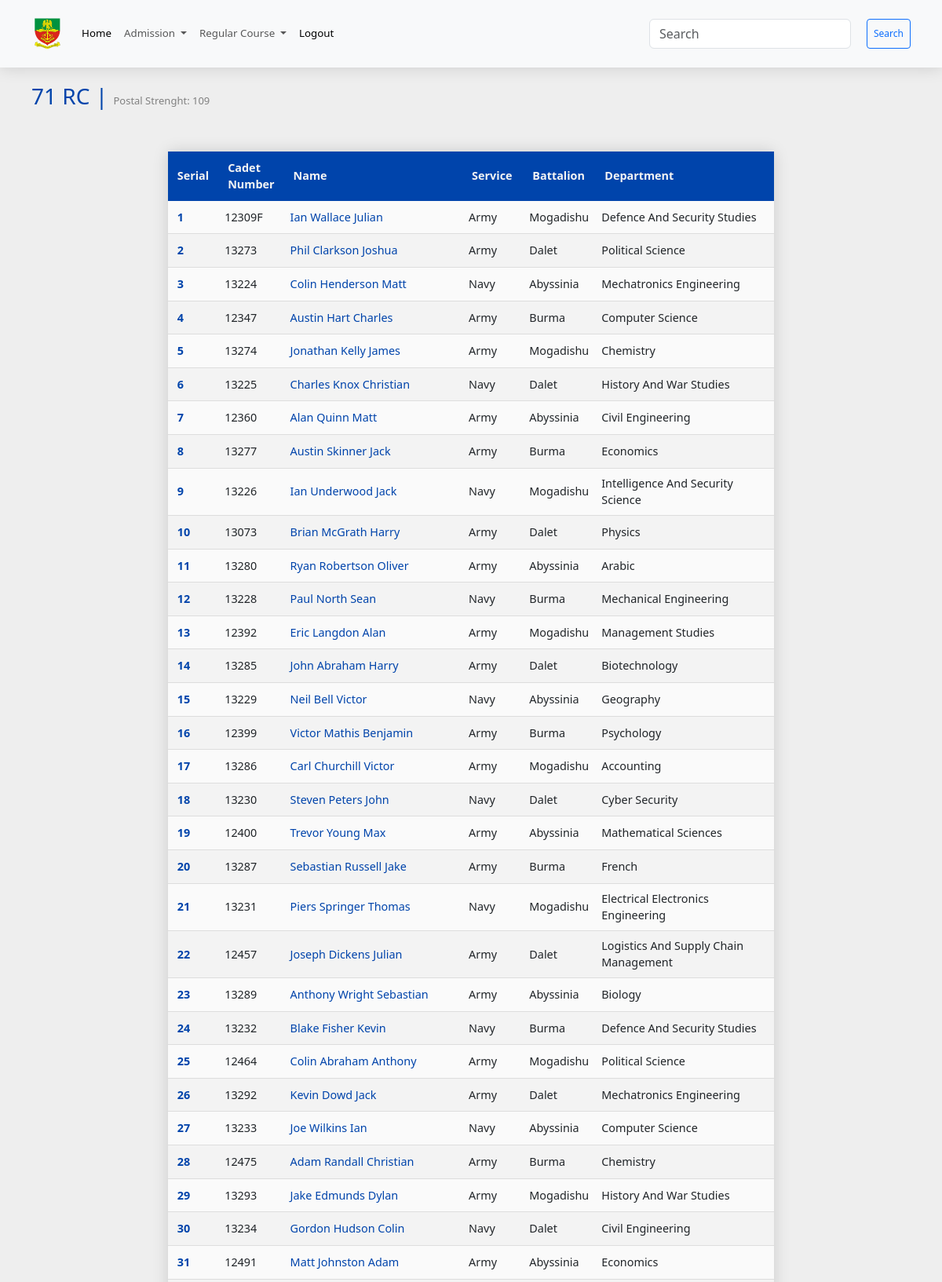
Page /course/1 (signed in, upper part) on the committed database.
### models.py (models this page shows, shortened)
class RegularCourse(db.Model):
    __tablename__="regular_courses"
    id = Column("id", Integer, primary_key=True)
    course_no = Column("course_no", Integer, nullable=False)
    cadet = relationship('Cadet', back_populates='regular_course')

class Cadet(db.Model):
    __tablename__= "cadets"
    id = Column("id", Integer, primary_key=True, autoincrement=True)
    cadet_no = Column("cadet_no", String, unique=True, nullable=False)
    first_name = Column("first_name", String, nullable=False)
    middle_name = Column("middle_name", String, nullable=True)
    last_name = Column("last_name", String, nullable=False)
    religion = Column("religion", String, nullable=False)
    state = Column("state", String, nullable=False)
    lga = Column("lga", String, nullable=False)
    date_of_enlistment = Column("date_of_enlistment", String, nullable=False)
    date_of_birth = Column("date_of_birth", String, nullable=False)
    department_id = Column('department_id', ForeignKey('departments.id'), nullable=False)
    department = relationship('Department', back_populates='cadets')
    bn_id = Column("bn_id", ForeignKey('battalions.id'), nullable=False)
    bn = relationship('Battalion', back_populates='cadet')
    gender_id = Column("gender_id", ForeignKey('genders.id'), nullable=False)
    gender = relationship('Gender', back_populates='cadet')
    service_id = Column("service_id", ForeignKey('services.id'), nullable=False)
    service = relationship('Service', back_populates='cadet')
    regular_id = Column("regular_id", ForeignKey('regular_courses.id'), nullable=False)
    regular_course = relationship('RegularCourse', back_populates='cadet')
    medical = relationship('Medical', back_populates='cadet')
    admission_count = Column("admission_count", Integer, nullable=False, default=0)
    admission_date = Column(Date, nullable=True)  # New field for admission date
    scores = relationship("Score", back_populates='cadet', uselist=False)
    service_scores = relationship("ServiceScore", back_populates='cadet', uselist=False)
    courses = relationship("Course", back_populates="cadet")
    profile_picture = relationship('ProfilePicture', back_populates='cadet')

class Service(db.Model):
    __tablename__="services"
    id = Column('id', Integer, primary_key=True)
    service_type = Column('service_type', String, nullable=False)
    service_subjects = relationship('ServiceSubject', back_populates='service')
    cadet = relationship('Cadet', back_populates='service')

class Battalion(db.Model):
    __tablename__="battalions"
    id = Column("id", Integer, primary_key=True, autoincrement=True)
    bn = Column("bn", String, nullable=False)
    cadet = relationship('Cadet', back_populates='bn')

class Department(db.Model):
    __tablename__="departments"
    id = Column("id", Integer, primary_key=True)
    department_name = Column("department_name", String, nullable=False)
    faculty_id = Column("faculty_id", ForeignKey('faculties.id'), nullable=False)
    faculty = relationship('Faculty', back_populates='departments')
    cadets = relationship('Cadet', back_populates='department')
    courses = relationship('Course', back_populates='department')

### main.py (the view)
@app.route("/course/<int:id>", methods=["GET"])
@login_required
def select_course(id):
    search_form = SearchForm()
    page = request.args.get("page", 1, type=int)
    per_page = 20
    course_cadets = session.query(Cadet).filter(Cadet.regular_id == id).all()
    course_no = session.query(RegularCourse).filter(RegularCourse.id == id).first()
    start = (page - 1) * per_page
    end = start + per_page
    paginated_cadets = course_cadets[start:end]
    course = session.query(RegularCourse).all()
    course_dict = {}
    for course_object in course:
        key = course_object.id
        cse_count = session.query(Cadet).filter(Cadet.regular_id == key).count()
        course_dict[key] = [course_object.course_no, cse_count]
    course_cadets_count = session.query(Cadet).filter(Cadet.regular_id == id).count()
    mog_cdts_count = session.query(Cadet).filter(Cadet.bn_id == 1, Cadet.regular_id == id).count()
    dal_cdts_count = session.query(Cadet).filter(Cadet.bn_id == 2, Cadet.regular_id == id).count()
    aby_cdts_count = session.query(Cadet).filter(Cadet.bn_id == 3, Cadet.regular_id == id).count()
    bur_cdts_count = session.query(Cadet).filter(Cadet.bn_id == 4, Cadet.regular_id == id).count()
    army_cdts_count = session.query(Cadet).filter(Cadet.service_id == 1, Cadet.regular_id == id).count()
    mog_army_cdts_count = session.query(Cadet).filter(Cadet.service_id == 1, Cadet.bn_id == 1, Cadet.regular_id == id).count()
    dal_army_cdts_count = session.query(Cadet).filter(Cadet.service_id == 1, Cadet.bn_id == 2, Cadet.regular_id == id).count()
    aby_army_cdts_count = session.query(Cadet).filter(Cadet.service_id == 1, Cadet.bn_id == 3, Cadet.regular_id == id).count()
    bur_army_cdts_count = session.query(Cadet).filter(Cadet.service_id == 1, Cadet.bn_id == 4, Cadet.regular_id == id).count()
    navy_cdts_count = session.query(Cadet).filter(Cadet.service_id == 2, Cadet.regular_id == id).count()
    mog_navy_cdts_count = session.query(Cadet).filter(Cadet.service_id == 2, Cadet.bn_id == 1, Cadet.regular_id == id).count()
    dal_navy_cdts_count = session.query(Cadet).filter(Cadet.service_id == 2, Cadet.bn_id == 2, Cadet.regular_id == id).count()
    aby_navy_cdts_count = session.query(Cadet).filter(Cadet.service_id == 2, Cadet.bn_id == 3, Cadet.regular_id == id).count()
    bur_navy_cdts_count = session.query(Cadet).filter(Cadet.service_id == 2, Cadet.bn_id == 4, Cadet.regular_id == id).count()
    airforce_cdts_count = session.query(Cadet).filter(Cadet.service_id == 3, Cadet.regular_id == id).count()
    mog_airforce_cdts_count = session.query(Cadet).filter(Cadet.service_id == 3, Cadet.bn_id == 1, Cadet.regular_id == id).count()
    dal_airforce_cdts_count = session.query(Cadet).filter(Cadet.service_id == 3, Cadet.bn_id == 2, Cadet.regular_id == id).count()
    aby_airforce_cdts_count = session.query(Cadet).filter(Cadet.service_id == 3, Cadet.bn_id == 3, Cadet.regular_id == id).count()
    bur_airforce_cdts_count = session.query(Cadet).filter(Cadet.service_id == 3, Cadet.bn_id == 4, Cadet.regular_id == id).count()
    male_cdts_count = session.query(Cadet).filter(Cadet.gender_id == 1, Cadet.regular_id == id).count()
    mog_male_cdts_count = session.query(Cadet).filter(Cadet.gender_id == 1, Cadet.bn_id == 1, Cadet.regular_id == id).count()
    dal_male_cdts_count = session.query(Cadet).filter(Cadet.gender_id == 1, Cadet.bn_id == 2, Cadet.regular_id == id).count()
    aby_male_cdts_count = session.query(Cadet).filter(Cadet.gender_id == 1, Cadet.bn_id == 3, Cadet.regular_id == id).count()
    bur_male_cdts_count = session.query(Cadet).filter(Cadet.gender_id == 1, Cadet.bn_id == 4, Cadet.regular_id == id).count()
    female_cdts_count = session.query(Cadet).filter(Cadet.gender_id == 2, Cadet.regular_id == id).count()
    mog_female_cdts_count = session.query(Cadet).filter(Cadet.gender_id == 2, Cadet.bn_id == 1, Cadet.regular_id == id).count()
    dal_female_cdts_count = session.query(Cadet).filter(Cadet.gender_id == 2, Cadet.bn_id == 2, Cadet.regular_id == id).count()
    aby_female_cdts_count = session.query(Cadet).filter(Cadet.gender_id == 2, Cadet.bn_id == 3, Cadet.regular_id == id).count()
    bur_female_cdts_count = session.query(Cadet).filter(Cadet.gender_id == 2, Cadet.bn_id == 4, Cadet.regular_id == id).count()
    return render_template("course-list.html",
                           search_form=search_form,
                           cadets=paginated_cadets,
                           page=page,
                           per_page=per_page,
                           total=len(course_cadets),
                           rows=course_cadets,
                           course=id,
                           course_no=course_no,
                           course_dict=course_dict,
                           course_cadets_count=course_cadets_count,
                           mog_cdts_count=mog_cdts_count,
                           dal_cdts_count=dal_cdts_count,
                           aby_cdts_count=aby_cdts_count,
                           bur_cdts_count=bur_cdts_count,
                           army_cdts_count=army_cdts_count,
                           mog_army_cdts_count=mog_army_cdts_count,
                           dal_army_cdts_count=dal_army_cdts_count,
                           aby_army_cdts_count=aby_army_cdts_count,
                           bur_army_cdts_count=bur_army_cdts_count,
                           navy_cdts_count=navy_cdts_count,
                           mog_navy_cdts_count=mog_navy_cdts_count,
                           dal_navy_cdts_count=dal_navy_cdts_count,
                           aby_navy_cdts_count=aby_navy_cdts_count,
                           bur_navy_cdts_count=bur_navy_cdts_count,
                           airforce_cdts_count=airforce_cdts_count,
                           mog_airforce_cdts_count=mog_airforce_cdts_count,
                           dal_airforce_cdts_count=dal_airforce_cdts_count,
                           aby_airforce_cdts_count=aby_airforce_cdts_count,
                           bur_airforce_cdts_count=bur_airforce_cdts_count,
                           male_cdts_count=male_cdts_count,
                           mog_male_cdts_count=mog_male_cdts_count,
                           dal_male_cdts_count=dal_male_cdts_count,
                           aby_male_cdts_count=aby_male_cdts_count,
                           bur_male_cdts_count=bur_male_cdts_count,
                           female_cdts_count=female_cdts_count,
                           mog_female_cdts_count=mog_female_cdts_count,
                           dal_female_cdts_count=dal_female_cdts_count,
                           aby_female_cdts_count=aby_female_cdts_count,
                           bur_female_cdts_count=bur_female_cdts_count,
                           year=year
                           )

### forms.py
class SearchForm(FlaskForm):
    searched = StringField('Searched', validators=[DataRequired() ])
    submit = SubmitField('Search')

### main.py (called while the page is built)
@app.context_processor
def base():
    form = SearchForm()
    course = regular_courses() # Assuming this returns a dictionary
    return {
        'form_dict': dict(form=form),
        'course_dict': course,
        }

@login_manager.user_loader
def load_user(staff_id):
    staff = session.get(Staff, int(staff_id))
    session.close() # Close the session after use
    return staff

### utils.py (called while the page is built)
def regular_courses():
    course = db.session.query(RegularCourse).all()
    course_dict = {}
    for course_object in course:
        key = course_object.id
        course_dict[key] = [course_object.course_no]
    return course_dict

### templates/course-list.html (shortened to what this page needs)
<!DOCTYPE html>
{% extends "base.html" %}  {% block content %}
<div class="container">
  <h3 style="color: rgb(0, 68, 171)">
    {{ course_no.course_no }} RC |
    <span style="font-weight: normal; font-size: small; color: grey"
      >Postal Strenght: {{ course_cadets_count }}</span
    >
  </h3>
  <div style="margin: 0 auto" class="container" style="font-size: 1rem">
    <div style="width: fit-content; margin: 0 auto" class="container">
      <div
        style="margin: auto"
        id="autocomplete-suggestions"
        class="autocomplete-suggestions custom-container"
      >
        <table class="custom-table table-sm table-hover">
          <thead>
            <tr>
              <th style="width: 5%" scope="col">Serial</th>
              <th style="width: 10%" scope="col">Cadet Number</th>
              <th style="width: 30%" scope="col">Name</th>
              <th style="width: 10%" scope="col">Service</th>
              <th style="width: 10%" scope="col">Battalion</th>
              <th style="width: 30%" scope="col">Department</th>
            </tr>
          </thead>
          <tbody id="cadet-table-body">
            {% for row in rows %}
            <tr class="active-row">
              <th class="card-heading-text" scope="row">
                {{ (page - 1) * per_page + loop.index }}
              </th>
              <td data-cell="Cadet No">{{ row.cadet_no }}</td>
              <td data-cell="Name">
                <a
                  style="text-decoration: none; color: rgb(0, 68, 171)"
                  href="{{ url_for('student_info', id=row.id) }}"
                  >{{ row.first_name }} {{ row.middle_name }} {{ row.last_name
                  }}</a
                >
              </td>
              <td data-cell="Service">
                {{ row.service.service_type.capitalize() }}
              </td>
              <td data-cell="Battalion">{{ row.bn.bn.capitalize() }}</td>
              <td data-cell="Department">
                {{ row.department.department_name.title() }}
              </td>
            </tr>
            {% endfor %}
          </tbody>
        </table>
      </div>
    </div>
  </div>
</div>
 {% endblock %}

### static/styles.css (style rules this page uses)
html { scroll-behavior: smooth; }
body { margin: 0; padding: 0; background-color: #eeeeee; min-height: 100vh; display: flex; flex-direction: column; height: auto; margin-bottom: 50px; }
.container { padding: 10px; margin: auto; }
.custom-container { width: 90%; margin: auto; }
table { width: 100%; background-color: #fafafa; }
.custom-table { border-collapse: collapse; margin: 25px 0; font-size: 0.9em; width: fit-content; border-radius: 5px 5px 0 0; box-shadow: 0 0 20px rgba(0, 0, 0, 0.15); }
.custom-table thead tr { background-color: rgb(0, 68, 171); color: #f4f4f4; text-align: left; font-weight: 600; }
.custom-table th, .content-table td { padding: 10px 12px; }
.custom-table tbody td { padding: 0.5rem; }
.custom-table tbody tr { border-bottom: 1px solid #dddddd; }
.custom-table tbody tr:nth-of-type(even) { background-color: #f3f3f3; }
a { text-decoration: none; color: rgb(0, 68, 171); }
.card-heading-text { color: #0044ab; }

### rows in the picture
RegularCourse: course_no "71"
Cadet: index "1", cadet_no "12309F", first_name "Ian", middle_name "Wallace", last_name "Julian", service.service_type "Army", bn.bn "Mogadishu", department.department_name "Defence And Security Studies"
Cadet: (page-1)*per_page+loop.index "2", cadet_no "13273", first_name "Phil", middle_name "Clarkson", last_name "Joshua", service.service_type "Army", bn.bn "Dalet", department.department_name "Political Science"
Cadet: (page-1)*per_page+loop.index "3", cadet_no "13224", first_name "Colin", middle_name "Henderson", last_name "Matt", service.service_type "Navy", bn.bn "Abyssinia", department.department_name "Mechatronics Engineering"
Cadet: (page-1)*per_page+loop.index "4", cadet_no "12347", first_name "Austin", middle_name "Hart", last_name "Charles", service.service_type "Army", bn.bn "Burma", department.department_name "Computer Science"
Cadet: index "5", cadet_no "13274", first_name "Jonathan", middle_name "Kelly", last_name "James", service.service_type "Army", bn.bn "Mogadishu", department.department_name "Chemistry"
Cadet: index "6", cadet_no "13225", first_name "Charles", middle_name "Knox", last_name "Christian", service.service_type "Navy", bn.bn "Dalet", department.department_name "History And War Studies"
Cadet: index "7", cadet_no "12360", first_name "Alan", middle_name "Quinn", last_name "Matt", service.service_type "Army", bn.bn "Abyssinia", department.department_name "Civil Engineering"
Cadet: index "8", cadet_no "13277", first_name "Austin", middle_name "Skinner", last_name "Jack", service.service_type "Army", bn.bn "Burma", department.department_name "Economics"
Cadet: index "9", cadet_no "13226", first_name "Ian", middle_name "Underwood", last_name "Jack", service.service_type "Navy", bn.bn "Mogadishu", department.department_name "Intelligence And Security Science"
Cadet: index "10", cadet_no "13073", first_name "Brian", middle_name "McGrath", last_name "Harry", service.service_type "Army", bn.bn "Dalet", department.department_name "Physics"
Cadet: index "11", cadet_no "13280", first_name "Ryan", middle_name "Robertson", last_name "Oliver", service.service_type "Army", bn.bn "Abyssinia", department.department_name "Arabic"
Cadet: index "12", cadet_no "13228", first_name "Paul", middle_name "North", last_name "Sean", service.service_type "Navy", bn.bn "Burma", department.department_name "Mechanical Engineering"
Cadet: index "13", cadet_no "12392", first_name "Eric", middle_name "Langdon", last_name "Alan", service.service_type "Army", bn.bn "Mogadishu", department.department_name "Management Studies"
Cadet: index "14", cadet_no "13285", first_name "John", middle_name "Abraham", last_name "Harry", service.service_type "Army", bn.bn "Dalet", department.department_name "Biotechnology"
Cadet: index "15", cadet_no "13229", first_name "Neil", middle_name "Bell", last_name "Victor", service.service_type "Navy", bn.bn "Abyssinia", department.department_name "Geography"
Cadet: index "16", cadet_no "12399", first_name "Victor", middle_name "Mathis", last_name "Benjamin", service.service_type "Army", bn.bn "Burma", department.department_name "Psychology"
Cadet: index "17", cadet_no "13286", first_name "Carl", middle_name "Churchill", last_name "Victor", service.service_type "Army", bn.bn "Mogadishu", department.department_name "Accounting"
Cadet: index "18", cadet_no "13230", first_name "Steven", middle_name "Peters", last_name "John", service.service_type "Navy", bn.bn "Dalet", department.department_name "Cyber Security"
Cadet: index "19", cadet_no "12400", first_name "Trevor", middle_name "Young", last_name "Max", service.service_type "Army", bn.bn "Abyssinia", department.department_name "Mathematical Sciences"
Cadet: index "20", cadet_no "13287", first_name "Sebastian", middle_name "Russell", last_name "Jake", service.service_type "Army", bn.bn "Burma", department.department_name "French"
Cadet: index "21", cadet_no "13231", first_name "Piers", middle_name "Springer", last_name "Thomas", service.service_type "Navy", bn.bn "Mogadishu", department.department_name "Electrical Electronics Engineering"
Cadet: index "22", cadet_no "12457", first_name "Joseph", middle_name "Dickens", last_name "Julian", service.service_type "Army", bn.bn "Dalet", department.department_name "Logistics And Supply Chain Management"
Cadet: index "23", cadet_no "13289", first_name "Anthony", middle_name "Wright", last_name "Sebastian", service.service_type "Army", bn.bn "Abyssinia", department.department_name "Biology"
Cadet: index "24", cadet_no "13232", first_name "Blake", middle_name "Fisher", last_name "Kevin", service.service_type "Navy", bn.bn "Burma", department.department_name "Defence And Security Studies"
Cadet: index "25", cadet_no "12464", first_name "Colin", middle_name "Abraham", last_name "Anthony", service.service_type "Army", bn.bn "Mogadishu", department.department_name "Political Science"
Cadet: index "26", cadet_no "13292", first_name "Kevin", middle_name "Dowd", last_name "Jack", service.service_type "Army", bn.bn "Dalet", department.department_name "Mechatronics Engineering"
Cadet: index "27", cadet_no "13233", first_name "Joe", middle_name "Wilkins", last_name "Ian", service.service_type "Navy", bn.bn "Abyssinia", department.department_name "Computer Science"
Cadet: index "28", cadet_no "12475", first_name "Adam", middle_name "Randall", last_name "Christian", service.service_type "Army", bn.bn "Burma", department.department_name "Chemistry"
Cadet: index "29", cadet_no "13293", first_name "Jake", middle_name "Edmunds", last_name "Dylan", service.service_type "Army", bn.bn "Mogadishu", department.department_name "History And War Studies"
Cadet: index "30", cadet_no "13234", first_name "Gordon", middle_name "Hudson", last_name "Colin", service.service_type "Navy", bn.bn "Dalet", department.department_name "Civil Engineering"
Cadet: index "31", cadet_no "12491", first_name "Matt", middle_name "Johnston", last_name "Adam", service.service_type "Army", bn.bn "Abyssinia", department.department_name "Economics"

### other values in the picture
{{ course_cadets_count }} "109"
